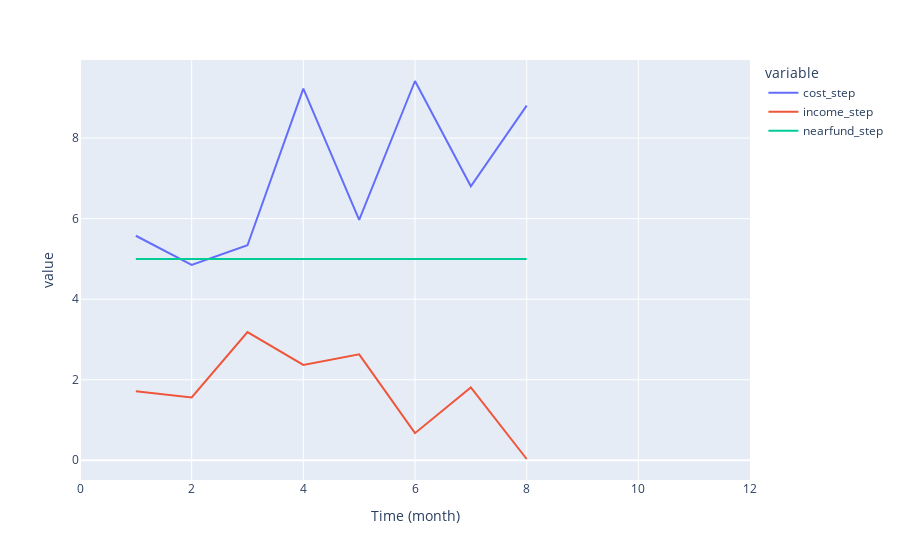

Write notebook code for a chart like this one.
### Code cell
px.line(var_df,y=['cost_step','income_step','nearfund_step'])

### Figure 1 — Plotly figure (JSON) as saved in the notebook; plotly's stock layout.template omitted (floating-point values rounded to 4 significant figures)
{"data": [{"hovertemplate": "variable=cost_step<br>Time (month)=%{x}<br>value=%{y}<extra></extra>", "legendgroup": "cost_step", "line": {"color": "#636efa", "dash": "solid"}, "mode": "lines", "name": "cost_step", "orientation": "v", "showlegend": true, "type": "scatter", "x": [0, 1, 2, 3, 4, 5, 6, 7, 8, 9, 10, 11, 12], "xaxis": "x", "y": [null, 5.576, 4.852, 5.34, 9.231, 5.972, 9.419, 6.804, 8.808, null, null, null, null], "yaxis": "y"}, {"hovertemplate": "variable=income_step<br>Time (month)=%{x}<br>value=%{y}<extra></extra>", "legendgroup": "income_step", "line": {"color": "#EF553B", "dash": "solid"}, "mode": "lines", "name": "income_step", "orientation": "v", "showlegend": true, "type": "scatter", "x": [0, 1, 2, 3, 4, 5, 6, 7, 8, 9, 10, 11, 12], "xaxis": "x", "y": [null, 1.715, 1.56, 3.184, 2.367, 2.63, 0.673, 1.809, 0.03123, null, null, null, null], "yaxis": "y"}, {"hovertemplate": "variable=nearfund_step<br>Time (month)=%{x}<br>value=%{y}<extra></extra>", "legendgroup": "nearfund_step", "line": {"color": "#00cc96", "dash": "solid"}, "mode": "lines", "name": "nearfund_step", "orientation": "v", "showlegend": true, "type": "scatter", "x": [0, 1, 2, 3, 4, 5, 6, 7, 8, 9, 10, 11, 12], "xaxis": "x", "y": [null, 5, 5, 5, 5, 5, 5, 5, 5, null, null, null, null], "yaxis": "y"}], "layout": {"legend": {"title": {"text": "variable"}, "tracegroupgap": 0}, "margin": {"t": 60}, "xaxis": {"anchor": "y", "domain": [0, 1], "title": {"text": "Time (month)"}}, "yaxis": {"anchor": "x", "domain": [0, 1], "title": {"text": "value"}}}}
